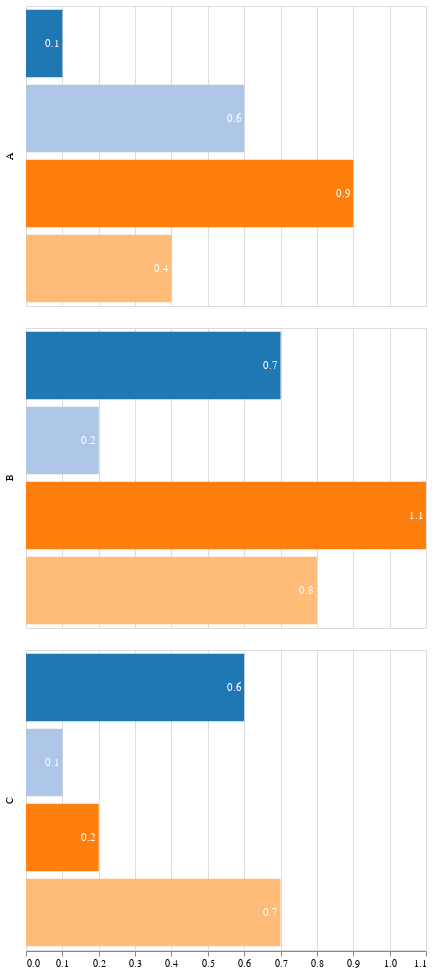

Notebook cell for this chart:
### Code cell
import altair as alt
import pandas as pd

data = pd.DataFrame([
    {"category":"A", "position":0, "value":0.1},
    {"category":"A", "position":1, "value":0.6},
    {"category":"A", "position":2, "value":0.9},
    {"category":"A", "position":3, "value":0.4},
    {"category":"B", "position":0, "value":0.7},
    {"category":"B", "position":1, "value":0.2},
    {"category":"B", "position":2, "value":1.1},
    {"category":"B", "position":3, "value":0.8},
    {"category":"C", "position":0, "value":0.6},
    {"category":"C", "position":1, "value":0.1},
    {"category":"C", "position":2, "value":0.2},
    {"category":"C", "position":3, "value":0.7}
])

text = alt.Chart(data).mark_text(dx=-10, color='white').encode(
    x=alt.X('value:Q', title=None),
    y=alt.Y('position:O', axis=None),
    text='value:Q'
)

bars = text.mark_bar().encode(
    color=alt.Color('position:O', legend=None, scale=alt.Scale(scheme='category20')),
)

(bars + text).facet(
    row='category:N'
).configure_header(
    title=None
)

### Figure 1 — Vega-Lite specification as saved in the notebook (floating-point values rounded to 4 significant figures)
{"$schema": "https://vega.github.io/schema/vega-lite/v3.3.0.json", "config": {"header": {"title": null}, "mark": {"tooltip": null}, "view": {"height": 300, "width": 400}}, "data": {"name": "data-51234ea997aef565e5b9fd7bee488f49"}, "datasets": {"data-51234ea997aef565e5b9fd7bee488f49": [{"category": "A", "position": 0, "value": 0.1}, {"category": "A", "position": 1, "value": 0.6}, {"category": "A", "position": 2, "value": 0.9}, {"category": "A", "position": 3, "value": 0.4}, {"category": "B", "position": 0, "value": 0.7}, {"category": "B", "position": 1, "value": 0.2}, {"category": "B", "position": 2, "value": 1.1}, {"category": "B", "position": 3, "value": 0.8}, {"category": "C", "position": 0, "value": 0.6}, {"category": "C", "position": 1, "value": 0.1}, {"category": "C", "position": 2, "value": 0.2}, {"category": "C", "position": 3, "value": 0.7}]}, "facet": {"row": {"field": "category", "type": "nominal"}}, "spec": {"layer": [{"encoding": {"color": {"field": "position", "legend": null, "scale": {"scheme": "category20"}, "type": "ordinal"}, "text": {"field": "value", "type": "quantitative"}, "x": {"field": "value", "title": null, "type": "quantitative"}, "y": {"axis": null, "field": "position", "type": "ordinal"}}, "mark": "bar"}, {"encoding": {"text": {"field": "value", "type": "quantitative"}, "x": {"field": "value", "title": null, "type": "quantitative"}, "y": {"axis": null, "field": "position", "type": "ordinal"}}, "mark": {"color": "white", "dx": -10, "type": "text"}}]}}
